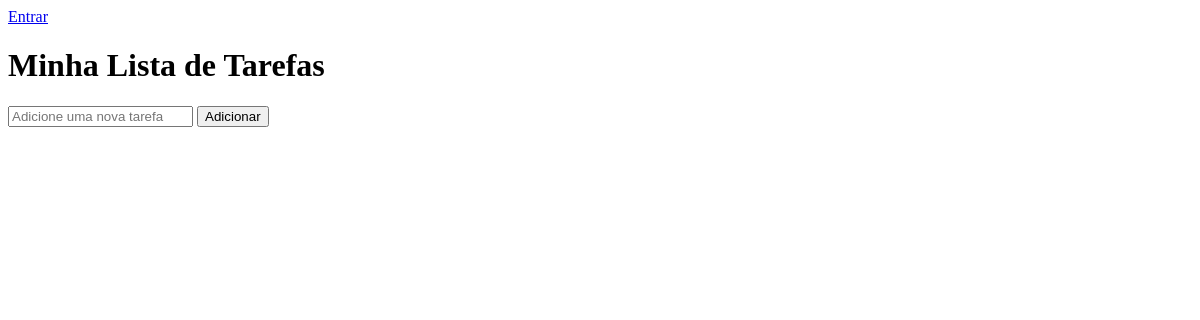
Before: / with the older database file.
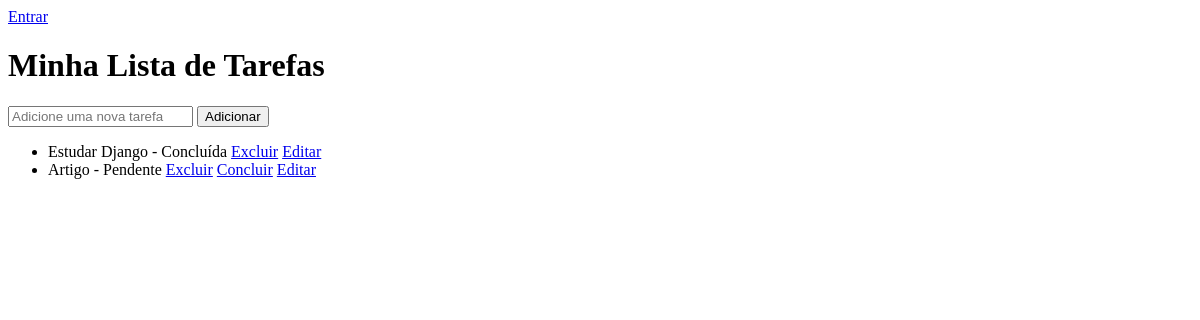
After: the same page with the newer database file.
### tarefas/models.py (models this page shows, shortened)
class Tarefa(models.Model):
    titulo = models.CharField(max_length=100)
    concluida = models.BooleanField(default=False)
    usuario = models.ForeignKey(User, on_delete=models.CASCADE, null=True)

### tarefas/views.py (the view)
# urls.py: path('', views.lista_tarefas, name='lista_tarefas'),
def lista_tarefas(request):
    if request.method == 'POST':
        titulo = request.POST.get('titulo')
        if titulo:
            Tarefa.objects.create(titulo=titulo, usuario=request.user)
            return redirect('lista_tarefas')
    tarefas = Tarefa.objects.all()
    return render(request, 'lista_tarefas.html', {'tarefas': tarefas})

### tarefas/templates/lista_tarefas.html (shortened to what this page needs)
<!DOCTYPE html>
<html lang="pt-BR">
<head>
</head>
<body>
    {% if user.is_authenticated %}
    <p>Bem-vindo, {{ user.username }}!
        <form action="{% url 'logout' %}" method="post">
            {% csrf_token %}
            <button type="submit">Sair</button>
        </form>
    </p>
    {% else %}
    <a href="{% url 'login' %}">Entrar</a>
    {% endif %}
    <h1>Minha Lista de Tarefas</h1>
    <form method="POST">
        <input type="text" name="titulo" placeholder="Adicione uma nova tarefa" required>
        <button type="submit">Adicionar</button>
    </form>
    <ul>
        {% for tarefa in tarefas %}
        <li>
            {{ tarefa.titulo }} - {% if tarefa.concluida %}Concluída{% else %}Pendente{% endif %}
            <a href="{% url 'excluir_tarefa' tarefa.id %}">Excluir</a>
            {% if not tarefa.concluida %}
                <a href="{% url 'concluir_tarefa' tarefa.id %}">Concluir</a>
            {% endif %}
            <a href="{% url 'editar_tarefa' tarefa.id %}">Editar</a>
        </li>
    {% endfor %}
    </ul>
</body>
</html>

Changed rows visible on the page:
added Tarefa: titulo "Estudar Django", concluida "Concluída"
added Tarefa: titulo "Artigo", concluida "Pendente"
